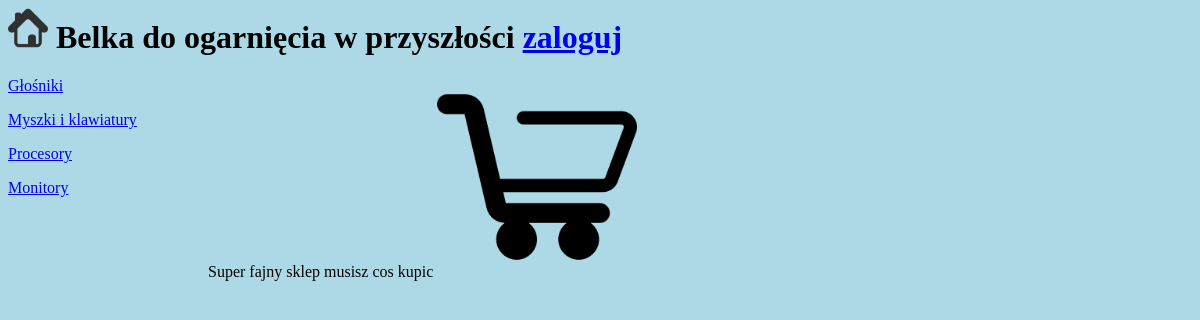
The app's page /, older data.
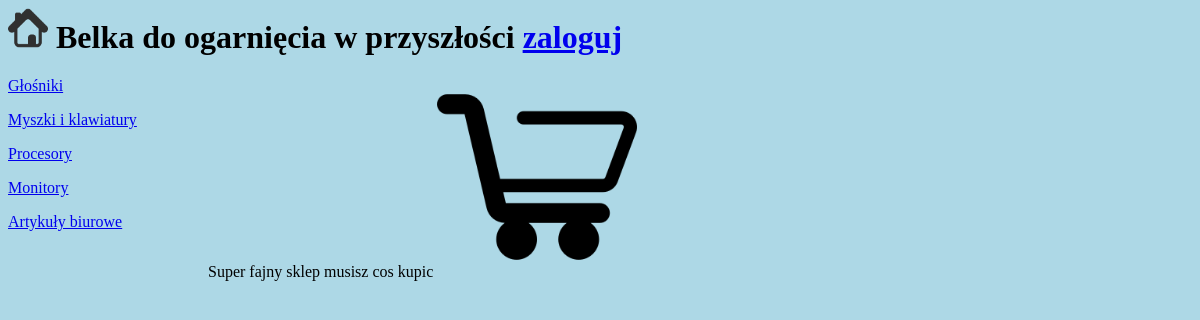
The same page, newer data.
### Products/models.py (models this page shows, shortened)
class Category(models.Model):
    name = models.CharField(max_length=40)
    class Meta:
        verbose_name = 'Kategoria'
        verbose_name_plural = 'Kategorie'

### Products/views.py (the view)
# urls.py: path('', views.MainView.as_view(), name='Main'),
class MainView(generic.ListView):
    model = Category
    template_name = 'Products/Main.html'
    context_object_name = 'category_list'

### Products/templates/Products/Main.html (shortened to what this page needs)
{% load static %}
<link rel="stylesheet" type="text/css" href="{% static 'Products/style.css' %}">
<div>
    <h1>{% include 'Products/Navbar.html' %}</h1>
</div>
<div style="width:200px; float:left">
    {% include 'Products/Categories.html' %}
</div>
<div style="width:800px; float:left">
    {% block product %}
    {% block user %}
    {% block cart %}
    {% block category %}
        Super fajny sklep musisz cos kupic
        <img src="{% static 'Images/cart.png' %}" alt="cos niedziała XD" width="200" height="200">
    {% endblock %}
    {% endblock %}
    {% endblock %}
    {% endblock %}
</div>

### Products/templates/Products/Categories.html
    {% for category in category_list %}
            <a href="{% url 'Products:Category' category.id  %}?page=1">{{ category.name }}</a></p>
        {% endfor %}

Row changes from the older to the newer data that the page shows:
added Category: name "Artykuły biurowe"
